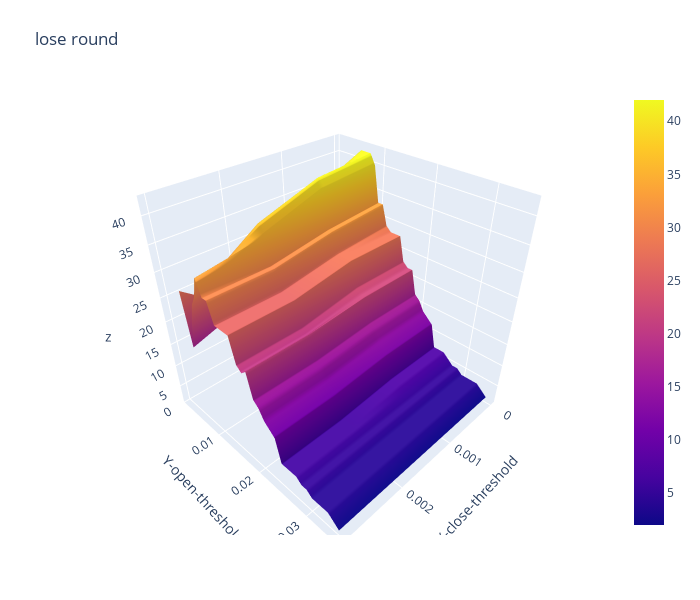

Notebook cell for this chart:
### Code cell
import plotly.graph_objects as go

x_data = df_lose_round.columns.to_list() # close threshold

y_data = df_lose_round.index.to_list() # open threshold

z_data = df_lose_round.copy(deep=True) # win rate

fig = go.Figure(data=[go.Surface(z=z_data.values,x=x_data,y=y_data)])

fig.update_layout(title="lose round", # 标题
                  autosize=False,  # 尺度自动缩放
                  width=700,  # 长宽
                  height=600,
                  margin=dict(l=65,r=50,b=65,t=90),  # 4个位置的距离
                  scene=dict(xaxis_title='X-close-threshold',yaxis_title='Y-open-threshold')
                )

fig.show()

### Figure 1 — Plotly figure (JSON) as saved in the notebook; plotly's stock layout.template omitted (floating-point values rounded to 4 significant figures; data arrays with more than 128 entries replaced by an {"elided": "..."} marker saying what was removed)
{"data": [{"type": "surface", "x": [0, 0.001, 0.002, 0.003], "y": [0.001, 0.002, 0.003, 0.004, 0.005, 0.006, 0.007, 0.008, 0.009, 0.01, 0.011, 0.012, 0.013, 0.014, 0.015, 0.016, 0.017, 0.018, 0.019, 0.02, 0.021, 0.022, 0.023, 0.024, 0.025, 0.026, 0.027, 0.028, 0.029, 0.03, 0.031, 0.032, 0.033, 0.034, 0.035], "z": {"elided": "35x4 int values"}}], "layout": {"autosize": false, "height": 600, "margin": {"b": 65, "l": 65, "r": 50, "t": 90}, "scene": {"xaxis": {"title": {"text": "X-close-threshold"}}, "yaxis": {"title": {"text": "Y-open-threshold"}}}, "title": {"text": "lose round"}, "width": 700}}
